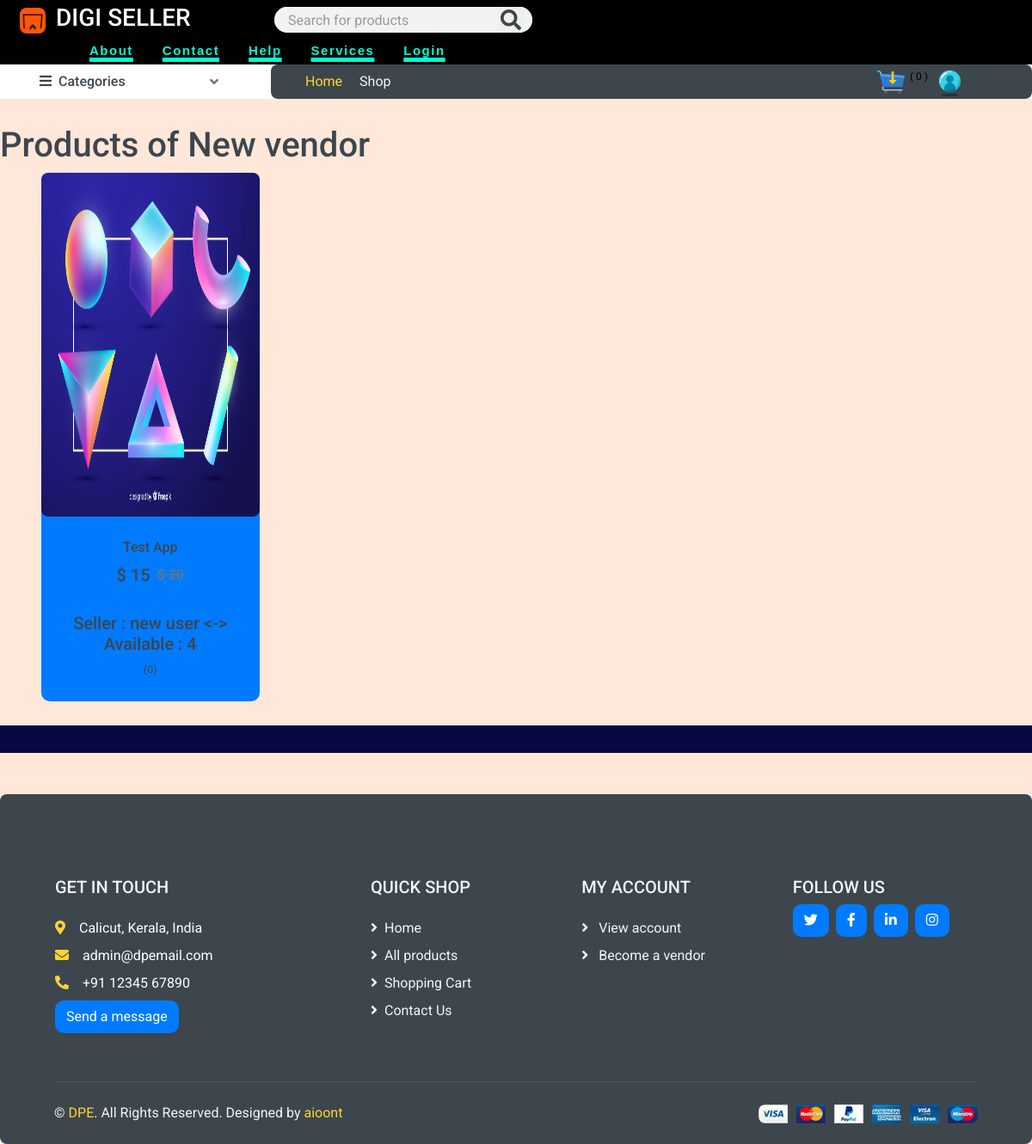
The app's page /vendors/10/, older data.
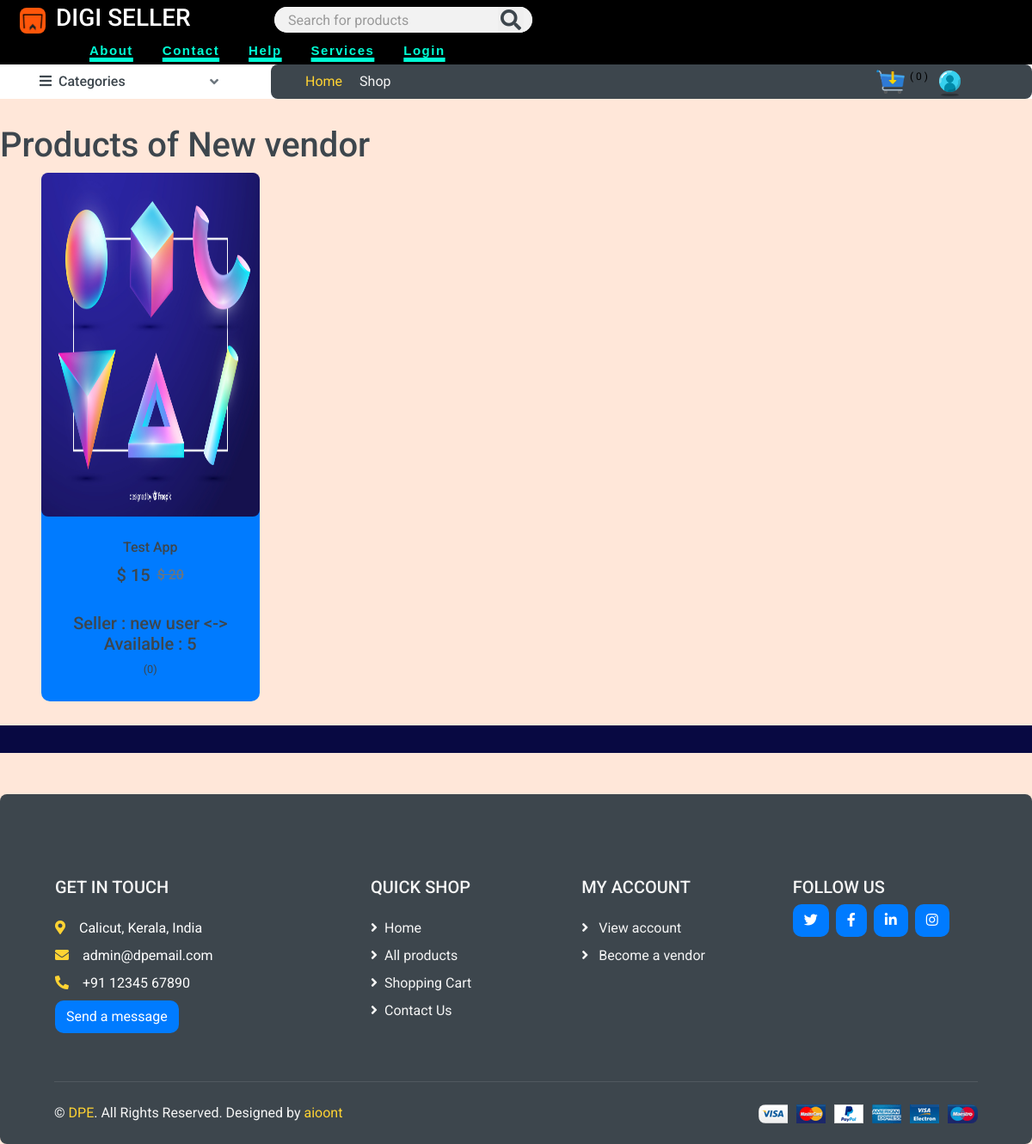
The same page, newer data.
### store/models.py (models this page shows, shortened)
class Product(models.Model):
    DRAFT = 'draft'
    WAITING_APPROVAL = 'waitingapproval'
    ACTIVE = 'active'
    DELETEED = 'deleted'
    STATUS_CHOICES = (
        (DRAFT, 'Draft'),
        (WAITING_APPROVAL, 'waitingapproval'),
        (ACTIVE, 'active'),
        (DELETEED,  'deleted')
    )
    user = models.ForeignKey(User, related_name='products', on_delete=models.CASCADE)  #vendor who added product
    category = models.ForeignKey(Category, related_name='products', on_delete=models.CASCADE)
    title = models.CharField(max_length=50)
    digital_product = models.FileField(upload_to='uploads/digital_product/')
    image = models.ImageField(upload_to='uploads/product_images/', null=True)
    video = models.FileField(upload_to='uploads/videos/', null=True)
    slug = models.SlugField(max_length=50)
    description = models.TextField(blank=True)
    price = models.IntegerField()
    discount_price = models.IntegerField(blank=True, null=True) #video_url = models.URLField()  URLField stores a string representing the URL of the video.  <iframe width="560" height="315" src="{{ product.video_url }}" frameborder="0" allowfullscreen></iframe>
    quantity = models.IntegerField(blank=True, null=True)
    sold = models.IntegerField(blank=True, null=True,default=0)
    rating = models.IntegerField(default=0)
    created_at = models.DateTimeField(auto_now_add=True)
    updated_at = models.DateTimeField(auto_now=True)
    status = models.CharField(max_length=20, choices=STATUS_CHOICES, default=ACTIVE)
    class Meta:
        ordering = ('-created_at',)

### userprofile/models.py (models this page shows, shortened)
class CustomUser(AbstractUser):
    username = None
    email = models.EmailField(_('email address'), unique=True)
    mobile = models.CharField(max_length=15, null=True, blank= True)
    is_vendor = models.BooleanField(default=False)
    USERNAME_FIELD = 'email'
    REQUIRED_FIELDS = ['mobile']
    objects = CustomUserManager()

### userprofile/views.py (the view)
# urls.py: path('vendors/<int:vendor_id>/', views.vendor_detail, name='vendor_detail'),
def vendor_detail(request, vendor_id):
    vendor = get_object_or_404(Vendor, pk=vendor_id)
    products = Product.objects.filter(user__vendors=vendor).exclude(status=Product.DELETEED)
    return render(request, 'vendor_detail.html', {
        'products': products,
        'vendor': vendor,
    })

### store/cart.py (called while the page is built)
    def __len__(self):
        return sum(item['quantity'] for item in self.cart.values())

### store/context_processors.py (called while the page is built)
def cart(request):  # to make cart globally available context_processord.py used
    return {'cart': Cart(request)}

### store/templatetags/menu.py (called while the page is built)
@register.inclusion_tag('menu.html')
def menu():
    categories = Category.objects.all()
    return {'categories':categories}

### userprofile/templates/vendor_detail.html (shortened to what this page needs)
{% extends 'base.html' %}
{% block content %}
<h1 class="text-2xl"> Products of {{ vendor.vendor_name }}</h1>
{% include 'partials/products.html' %}
{% endblock %}

### store/templates/partials/products.html (shortened to what this page needs)
{% load static %}
{% if products %}
 <div class="row px-xl-5 text-dark flex">
        {% for product in products %}
           <div class="col-lg-3 col-md-4 col-sm-6 pb-1">
               <div class="product-item bgof mb-4">
                   {% if product.image %}
                   <div class="product-img position-relative overflow-hidden">
                     <img class = "img-fluid" src="{{ product.image.url }}" alt="Image of {{ product.title }}">
                   </div>
                   {% else %}
                        <div class="product-img position-relative overflow-hidden">
                            <img class="img-fluid" src="{% static 'img/no-img.png' %}" alt="No image">
                        </div>
                    {% endif %}
                    <div class="text-center py-4">
                        <a class="h6 text-decoration-none text-truncate" href="{% url 'product_detail' product.category.slug product.slug %}">  {{ product.title }} </a>
                        <div class="d-flex align-items-center justify-content-center mt-2">
                            <h5>  $ {{ product.discount_price }} </h5>
                            <h6 class="text-muted ml-2"><del> $ {{ product.price }} </del></h6>
                        </div>
                              <br>
                                <h5>Seller : {% firstof product.user.get_full_name product.user.username %} <-> Available : {{ product.quantity }}</h5>
                        <div class="d-flex align-items-center justify-content-center mb-1">
                            <small>({{ product.sold }})</small>
                        </div>
                    </div>
                </div>
        </div>
        {% endfor %}
</div>
{% else %}
<center><h3 class="text-dark">No products to shows</h3></center>
{% endif %}

Row changes from the older to the newer data that the page shows:
changed Product "Test App": quantity "4" → "5"
